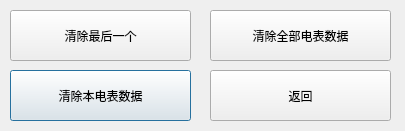
<?xml version="1.0" encoding="UTF-8"?>
<ui version="4.0">
 <class>DelRecLect</class>
 <widget class="QDialog" name="DelRecLect">
  <property name="geometry">
   <rect>
    <x>0</x>
    <y>0</y>
    <width>405</width>
    <height>131</height>
   </rect>
  </property>
  <property name="windowTitle">
   <string>Dialog</string>
  </property>
  <widget class="QPushButton" name="pushButton">
   <property name="geometry">
    <rect>
     <x>10</x>
     <y>70</y>
     <width>181</width>
     <height>51</height>
    </rect>
   </property>
   <property name="text">
    <string>清除本电表数据</string>
   </property>
  </widget>
  <widget class="QPushButton" name="pushButton_2">
   <property name="geometry">
    <rect>
     <x>10</x>
     <y>10</y>
     <width>181</width>
     <height>51</height>
    </rect>
   </property>
   <property name="text">
    <string>清除最后一个</string>
   </property>
  </widget>
  <widget class="QPushButton" name="pushButton_3">
   <property name="geometry">
    <rect>
     <x>210</x>
     <y>70</y>
     <width>181</width>
     <height>51</height>
    </rect>
   </property>
   <property name="text">
    <string>返回</string>
   </property>
  </widget>
  <widget class="QPushButton" name="pushButton_4">
   <property name="geometry">
    <rect>
     <x>210</x>
     <y>10</y>
     <width>181</width>
     <height>51</height>
    </rect>
   </property>
   <property name="text">
    <string>清除全部电表数据</string>
   </property>
  </widget>
 </widget>
 <resources/>
 <connections/>
</ui>
